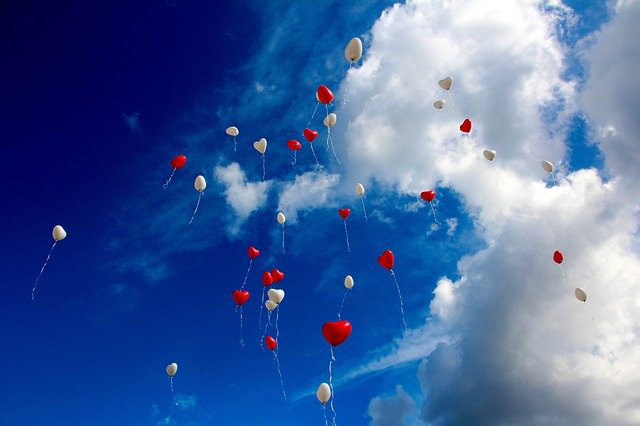
#> input picture images/balloon-1046658_640.png, 640 x 426 px, found by its file name; its folder holds 4 pictures in this run; the run also reads 2 pictures not shown here
$ jupyter execute --allow-errors natosafe_teste.ipynb
#> lines starting #> are read from the running program, lines starting #| are printed output that depends on the picture
# <font color='blue'>Teste Cientista de Dados - NATOSAFE</font>
# <font color='black'>Tiago Noronha</font>
<h3>Para acompanhar a execução do código, acesse o link: https://nbviewer.jupyter.org/github/TiagoNoronhaSantos/natosafe/blob/master/natosafe_teste.ipynb<h3>
<h5>O github não conseguiu exibir as imagens, motivo do link acima.<h5>

<h3>1. Carregar 50 imagens, separá-las em duas listas de forma aleatória,uma com 40 e outra com 10 imagens. Converter em escala cinza e mostrá-las.<h3>

[cell 1]
# Versão da Linguagem Python
from platform import python_version
print('Versão da Linguagem Python Usada Neste Jupyter Notebook:', python_version())

[cell 2]
# Bibliotecas e pacotes utilizados no primeiro exercício
from os import listdir
from os.path import isfile, join
import random
from PIL import Image as PILImage
from IPython.core.display import Image, display

[cell 3]
# Diretório contendo as 50 imagens coloridas
mypath = r'C:\Users\noron\OneDrive\Documentos\natosafe\images'

# Criando uma lista com os nomes das 50 imagens
onlyfiles = [f for f in listdir(mypath) if isfile(join(mypath, f))]

[cell 4]
# Mostrando todas as 50 imagens coloridas
for imagem in onlyfiles:
    display(Image(mypath + "\\" + imagem, width=190, unconfined=True))

[cell 5]
# Calcula 20% do número de imagens totais, nesse caso, num = 10
num = int(len(onlyfiles)*0.2)

# Cria uma lista aleatóriamente com 20% das imagens totais (10 imagens)
list_of_random_items = random.sample(onlyfiles, num)

# Remove as 10 imagens da primeira lista, restando uma lista com 40 e outra com 10 imagens
for item in list_of_random_items:
	onlyfiles.remove(item)

[cell 6]
# Diretório para as 40 imagens convertidas em escala cinza
graypath = r'C:\Users\noron\OneDrive\Documentos\natosafe\gray_images'

# Loop for para converter as imagens em escala cinza, salvar no diretório 'gray_images' e mostrá-las
for imagem in onlyfiles:
    img = PILImage.open(mypath + "\\" + imagem).convert('LA')
    img.save(graypath + "\\" + imagem)
    display(Image(graypath + "\\" + imagem, width=190, unconfined=True))
#> this loop made 4 passes
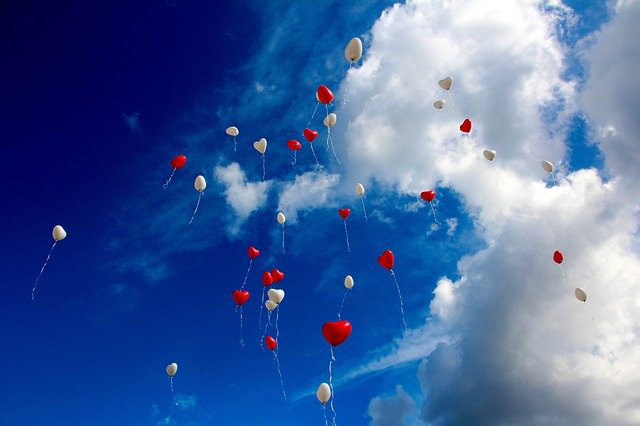
#> input picture images/balloon-1046658_640.png, 640 x 426 px, found by its file name
#> pass 1, `img = PILImage.open(mypath + "\\" + imagem).convert('LA')`:
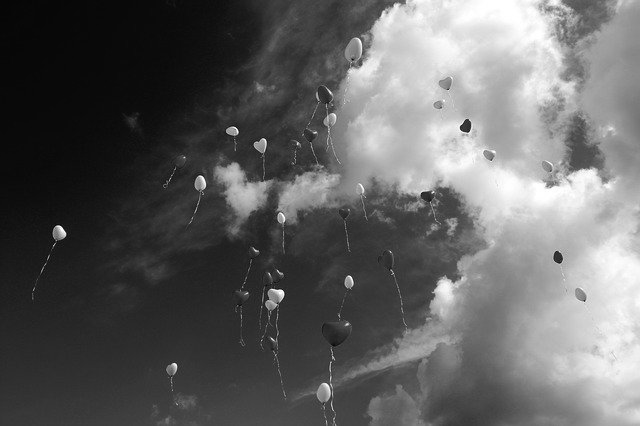
#> img: PIL image 640x426 LA; mean R, G, B, A 96.9, 96.9, 96.9, 255
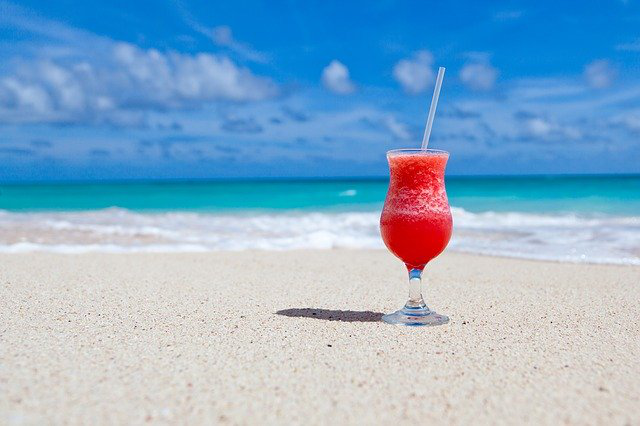
#> input picture images/beach-84533_640.png, 640 x 426 px, found by its file name
#> pass 2, `img = PILImage.open(mypath + "\\" + imagem).convert('LA')`:
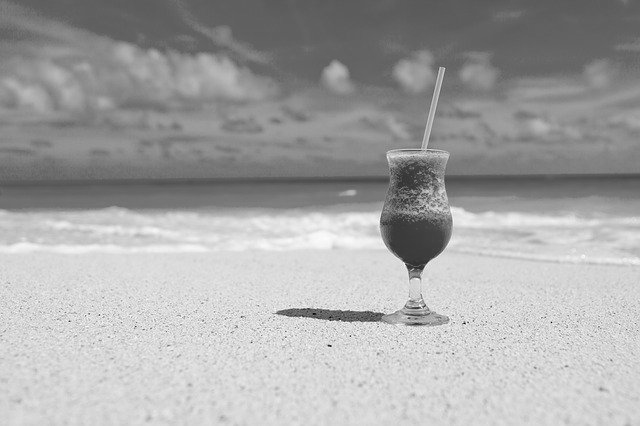
#> img: PIL image 640x426 LA; mean R, G, B, A 166.1, 166.1, 166.1, 255
#> pass 3, `img = PILImage.open(mypath + "\\" + imagem).convert('LA')`:
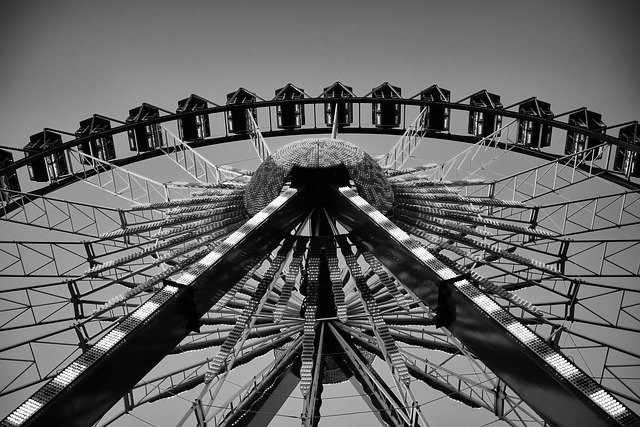
#> img: PIL image 640x427 LA; mean R, G, B, A 99.7, 99.7, 99.7, 255
#> after the loop:
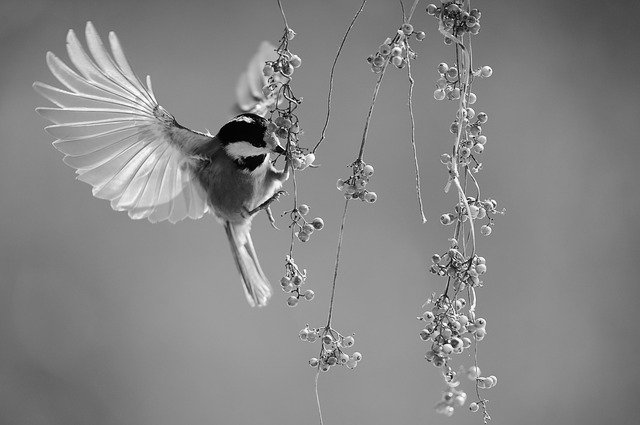
#> img: PIL image 640x425 LA; mean R, G, B, A 134, 134, 134, 255

<h3>2. Plotar um histograma dada uma lista de valores em um arquivo .csv<h3>

[cell 7]
# Bibliotecas e pacotes utilizados no segundo exercício
import numpy as np
import pandas as pd
import matplotlib.pyplot as plt

#> (a cell that did not finish here is left out)

[cell 9]
# Labels para cada conjunto plotado
labels = ['Mínima','Mínima Média','Máxima','Máxima Média','Média Mensal']

#> (a cell that did not finish here is left out)

#> (a cell that did not finish here is left out)

[cell 12]
# Número de barras no histograma
x = np.arange(len(labels))

# Largura das barras
width = 0.35

#> (a cell that did not finish here is left out)

<h3>3. Fazer uma Regressão Linear utilizando o scikit-learn.<h3>

[cell 14]
# Bibliotecas e pacotes utilizados no terceiro exercício
import matplotlib.pyplot as plt
from sklearn import datasets, linear_model
from sklearn.metrics import mean_squared_error, r2_score

[cell 15]
# Utilizou-se os dados do dataset sobre diabetes

# Carregando os dados
diabetes_X, diabetes_y = datasets.load_diabetes(return_X_y=True)

# Utilizando apenas uma informação (característica)
diabetes_X = diabetes_X[:, np.newaxis, 2]

# Separando os dados entre treinamento e teste
diabetes_X_train = diabetes_X[:-20]
diabetes_X_test = diabetes_X[-20:]

# Separando os targets entre treinamento e teste
diabetes_y_train = diabetes_y[:-20]
diabetes_y_test = diabetes_y[-20:]

[cell 16]
# Criação do objeto para a Regressão Linear
regr = linear_model.LinearRegression()

# Treinamento do modelo utilizando os dados de treinamento
regr.fit(diabetes_X_train, diabetes_y_train)

# Predições do modelo utilizando os dados de teste
diabetes_y_pred = regr.predict(diabetes_X_test)

[cell 17]
# Os coeficientes da Regressão
print('Coeficientes: \n', regr.coef_)
# Erro quadrático médio para os targets do teste e da predição
print('Erro médio quadrático: %.2f' % mean_squared_error(diabetes_y_test, diabetes_y_pred))
# O coeficiente de determinação: quanto mais próximo de 1, melhor.
print('Coeficiente de determinação: %.2f' % r2_score(diabetes_y_test, diabetes_y_pred))

[cell 18]
# Gráfico com os pontos dos dados de teste e reta resultado da Regressão Linear
plt.scatter(diabetes_X_test, diabetes_y_test,  color='black')
#> (this line was passed over: IPython is not available in this run)
plt.plot(diabetes_X_test, diabetes_y_pred, color='red', linewidth=2)
#> (this line was passed over: IPython is not available in this run)
plt.title('Regressão Linear')
#> (this line was passed over: IPython is not available in this run)
